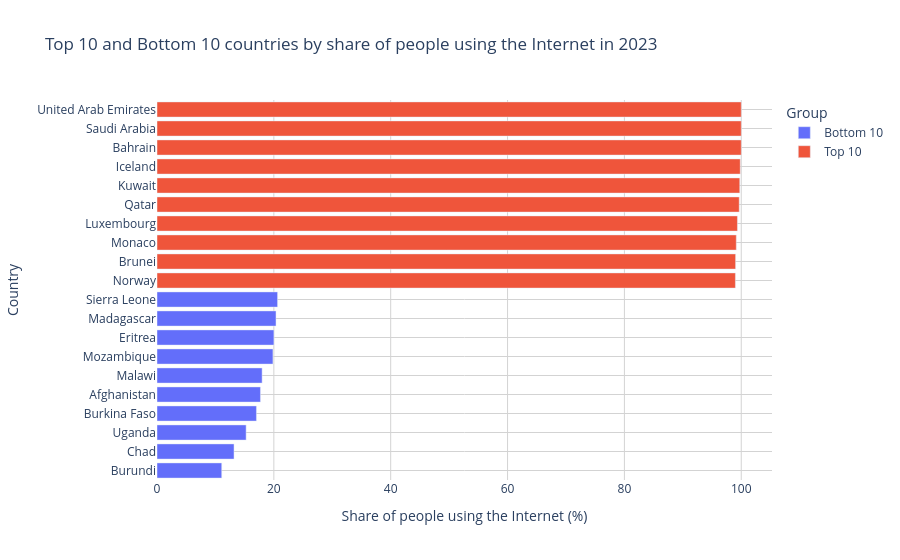

Notebook cell for this chart:
### Code cell
fig = px.bar(
    pd.concat([top10, bottom10]).sort_values('Share of the population using the Internet', ascending=True),
    x='Share of the population using the Internet',
    y='Entity',
    color='Group',
    title='Top 10 and Bottom 10 countries by share of people using the Internet in 2023',
    labels={'Share of the population using the Internet': 'Share of people using the Internet (%)', 'Entity': 'Country'},
)

fig.update_layout(
    xaxis=dict(showgrid=True, gridcolor='lightgrey', gridwidth=1),
    yaxis=dict(showgrid=True, gridcolor='lightgrey', gridwidth=1, tickmode='linear'),
    plot_bgcolor='white'
)

fig.write_image('../visualizations/top-bottom-10.png')
fig.show()

### Figure 1 — Plotly figure (JSON) as saved in the notebook; plotly's stock layout.template omitted (floating-point values rounded to 4 significant figures)
{"data": [{"hovertemplate": "Group=Bottom 10<br>Share of people using the Internet (%)=%{x}<br>Country=%{y}<extra></extra>", "legendgroup": "Bottom 10", "marker": {"color": "#636efa", "pattern": {"shape": ""}}, "name": "Bottom 10", "orientation": "h", "showlegend": true, "textposition": "auto", "type": "bar", "x": [11.08, 13.18, 15.25, 17.02, 17.71, 17.99, 19.84, 20.01, 20.37, 20.64], "xaxis": "x", "y": ["Burundi", "Chad", "Uganda", "Burkina Faso", "Afghanistan", "Malawi", "Mozambique", "Eritrea", "Madagascar", "Sierra Leone"], "yaxis": "y"}, {"hovertemplate": "Group=Top 10<br>Share of people using the Internet (%)=%{x}<br>Country=%{y}<extra></extra>", "legendgroup": "Top 10", "marker": {"color": "#EF553B", "pattern": {"shape": ""}}, "name": "Top 10", "orientation": "h", "showlegend": true, "textposition": "auto", "type": "bar", "x": [99.0, 99.03, 99.15, 99.35, 99.65, 99.75, 99.83, 100.0, 100.0, 100.0], "xaxis": "x", "y": ["Norway", "Brunei", "Monaco", "Luxembourg", "Qatar", "Kuwait", "Iceland", "Bahrain", "Saudi Arabia", "United Arab Emirates"], "yaxis": "y"}], "layout": {"barmode": "relative", "legend": {"title": {"text": "Group"}, "tracegroupgap": 0}, "plot_bgcolor": "white", "title": {"text": "Top 10 and Bottom 10 countries by share of people using the Internet in 2023"}, "xaxis": {"anchor": "y", "domain": [0, 1], "gridcolor": "lightgrey", "gridwidth": 1, "showgrid": true, "title": {"text": "Share of people using the Internet (%)"}}, "yaxis": {"anchor": "x", "domain": [0, 1], "gridcolor": "lightgrey", "gridwidth": 1, "showgrid": true, "tickmode": "linear", "title": {"text": "Country"}}}}
